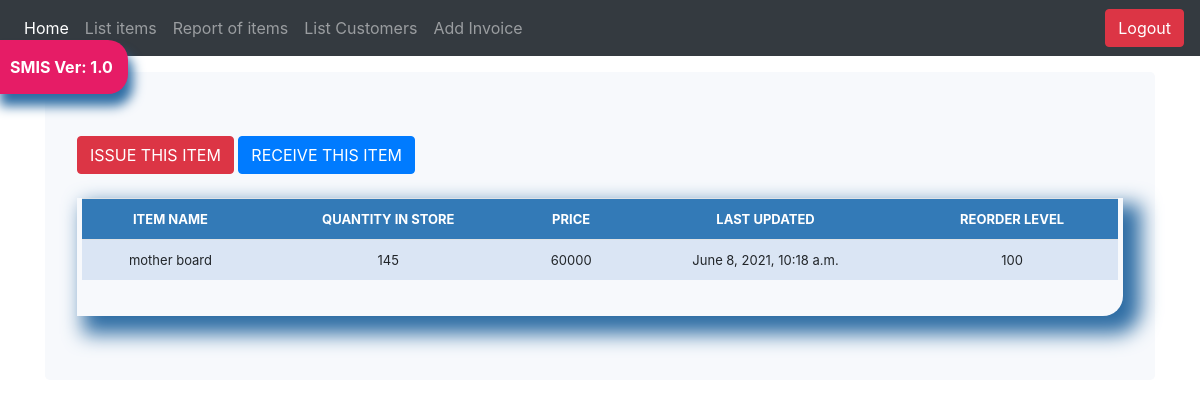
The page /stock_detail/9/ on the database its author committed.
### stockmanagement/models.py (models this page shows, shortened)
class Stock(models.Model):
	category = models.ForeignKey(Category, on_delete=models.CASCADE,blank=True, null=True)
	item_name = models.CharField(max_length=50, blank=True, null=True)
	quantity = models.IntegerField(default='0', blank=True, null=True)
	price = models.IntegerField(default='0' , blank=True ,null=True)
	receive_quantity = models.PositiveIntegerField(default='0', blank=True, null=True)
	receive_by = models.CharField(max_length=50, blank=True, null=True)
	issue_quantity = models.PositiveIntegerField( blank=True, null=True)
	issue_by = models.CharField(max_length=50, blank=True, null=True)
	issue_to = models.CharField(max_length=50, blank=True, null=True)
	phone_number = models.CharField(max_length=50, blank=True, null=True)
	created_by = models.CharField(max_length=50, blank=True, null=True)
	reorder_level = models.IntegerField(default='0', blank=True, null=True)
	last_updated = models.DateTimeField(auto_now_add=False, auto_now=True)
	timestamp = models.DateTimeField(auto_now_add=True, auto_now=False)

### stockmanagement/views.py (the view)
# urls.py: path('stock_detail/<str:pk>/', views.stock_detail, name="stock_details"),
def stock_detail(request, pk):
	queryset = Stock.objects.get(id=pk)
	context = {
		"queryset": queryset,
	}
	return render(request, "stock_details.html", context)

### stockmanagement/templates/stock_details.html (shortened to what this page needs)
{% load static %}
{% include 'navbar.html' %}
{% load crispy_forms_tags %}
<!doctype html>
<html lang="en">
  <head>
    <link href="{% static 'js/jquery-ui-1.12.1/jquery-ui.min.css' %}" rel="stylesheet">
    <link href="{% static 'js/jquery-ui-1.12.1/jquery-ui.structure.min.css' %}" rel="stylesheet">
    <link href="{% static 'js/jquery-ui-1.12.1/jquery-ui.theme.min.css' %}" rel="stylesheet">
<link href="{% static 'css/stylesheet.css' %}" rel="stylesheet">
<link href="{% static 'css/bootstrap.min.css' %}" rel="stylesheet">
<link href="{% static 'css/navbar-top-fixed.css' %}" rel="stylesheet">
  </head>
  <body>
    <main role="main" class="container">
   <div class="jumbotron">
  <a href="{% url 'issue_items' queryset.id %}"><div class='btn btn-danger'>ISSUE THIS ITEM</div></a>
  <a href="{% url 'receive_items' queryset.id %}"><div class='btn btn-primary'>RECEIVE THIS ITEM</div></a>
        <br><br>
        <div class="display_table">
          <table class='table'>
                  <tr>
                    <th>ITEM NAME</th>
                    <th>QUANTITY IN STORE</th>
                    <th>PRICE</th>
                    <th>LAST UPDATED</th>
                    <th>REORDER LEVEL</th>
                  </tr>
                  <tr>
                    <td>{{queryset.item_name}}</td>
                    <td>{{queryset.quantity}}</td>
                    <td>{{queryset.price}}</td>
                    <td>{{queryset.last_updated}}</td>
                    <td>{{queryset.reorder_level}}</td>
                  </tr>
          </table>
        </div>
   </div>
   </main>
  </body>
</html>

### stockmanagement/static/css/stylesheet.css (style rules this page uses)
body { background-image: url("../img/invoiceimg.jpg"); min-height : 75rem; padding-top : 4.5rem; height: 100%; background-position: center; background-repeat: no-repeat; background-size: cover; }
.table { font-size: 13px; text-align: center; width: 95%; margin: auto; text-align: center; }
.table tr:nth-child(odd) { background: #BBCAE4; }
.table tr:nth-child(even) { background: #dae5f4; }
th { background-color: #337ab7; color: white; }
.display_table { border-bottom-right-radius: 20px; padding-left: 5px; padding-right: 5px; padding-bottom: 20px; box-shadow: 12px 12px 20px 6px #2e6da4; }

### stockmanagement/static/css/navbar-top-fixed.css (style rules this page uses)
body { min-height: 75rem; padding-top: 4.5rem; }

### rows shown on the page
Stock: item_name "mother board", quantity "145", price "60000", last_updated "June 8, 2021, 10:18 a.m.", reorder_level "100"
